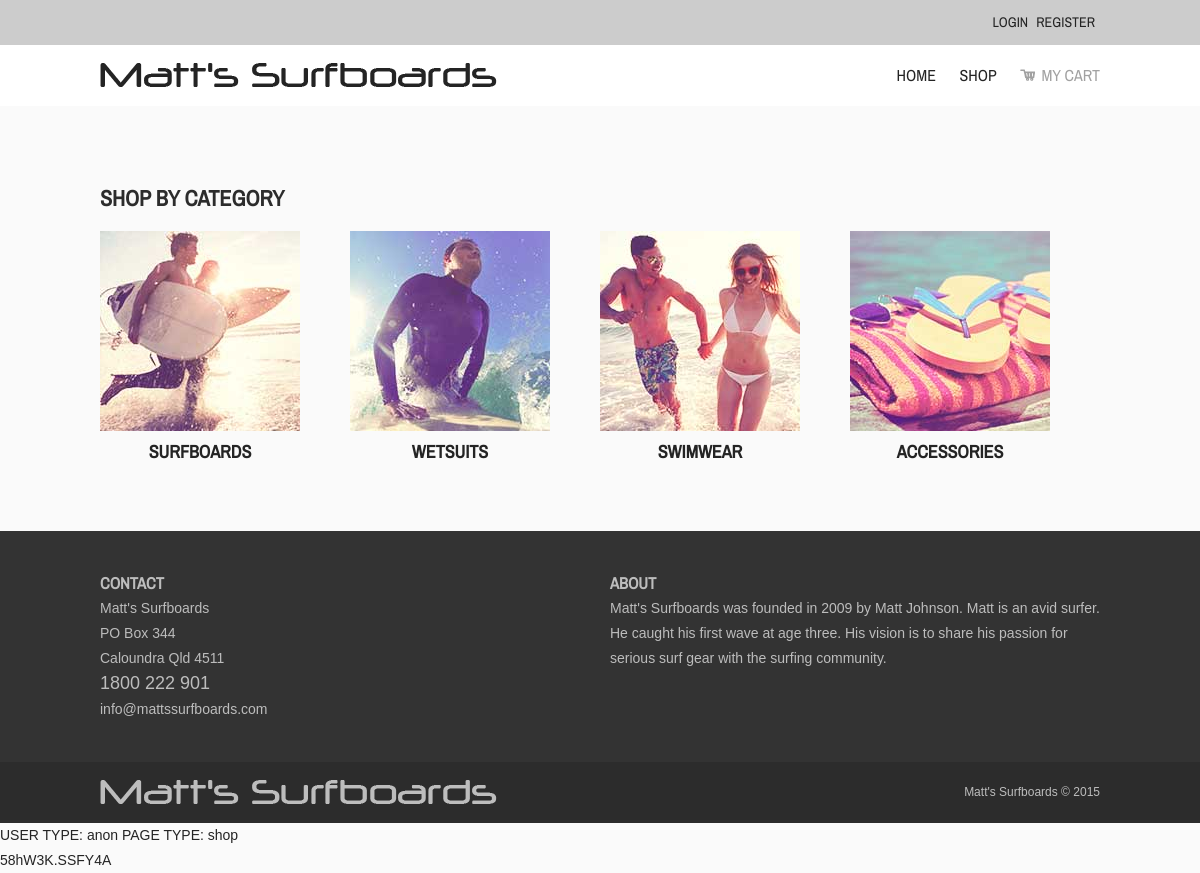
/index.php?pageid=shop, run on an earlier commit of the app's database.
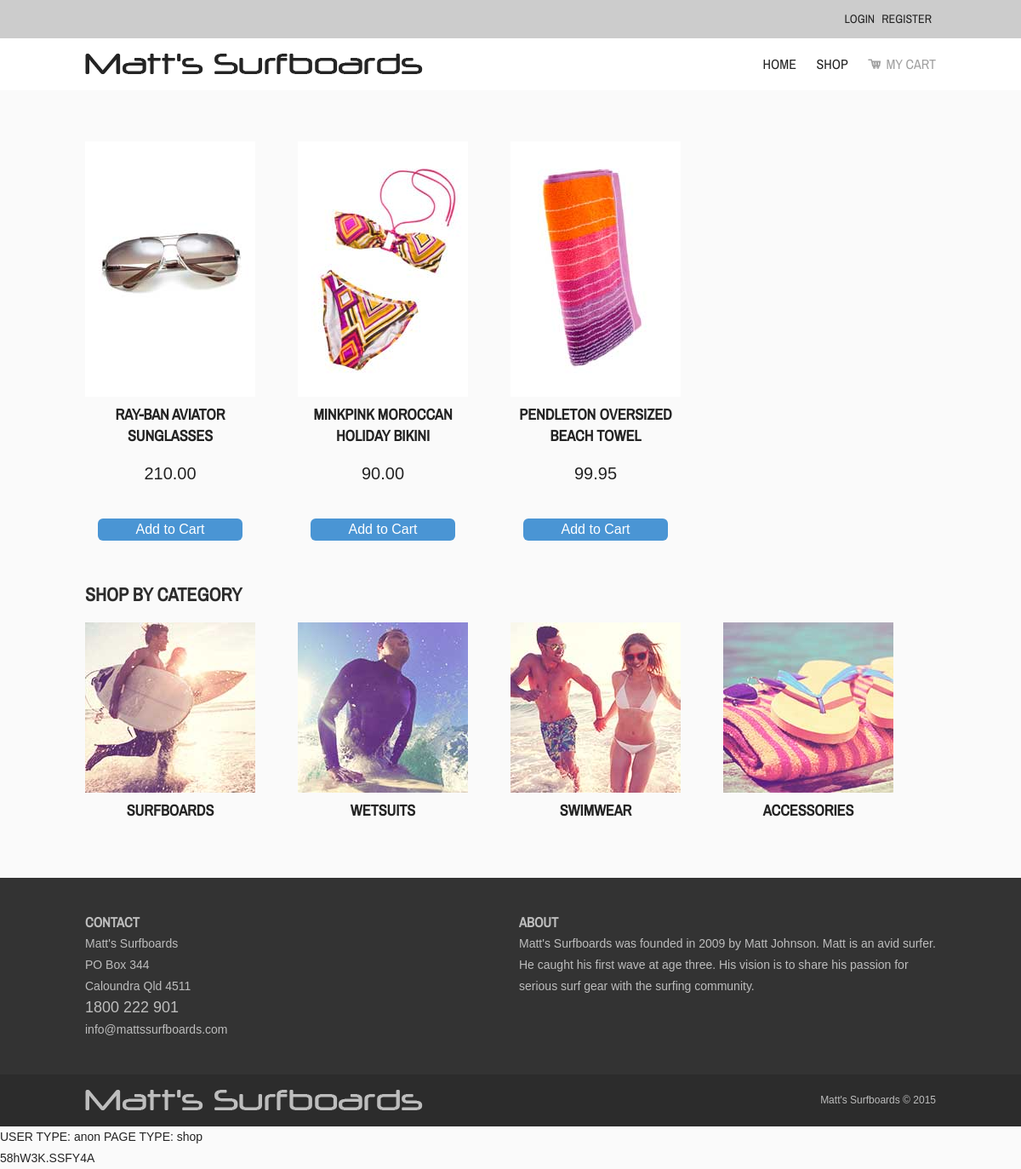
And on a later commit of the database.
### tables this page shows
CREATE TABLE `category` (
  `CategoryID` int(11) NOT NULL,
  `CategoryLabel` varchar(256) NOT NULL,
  `CategoryDesc` text NOT NULL,
  `CategoryImage` varchar(256) NOT NULL
);

CREATE TABLE `item` (
  `ItemID` int(11) NOT NULL,
  `ItemCategoryID` int(11) NOT NULL,
  `ItemName` varchar(256) NOT NULL,
  `ItemDesc` text NOT NULL,
  `ItemPrice` decimal(10,2) NOT NULL,
  `ItemImage` varchar(256) NOT NULL,
  `ItemLastUpdate` timestamp NOT NULL DEFAULT CURRENT_TIMESTAMP,
  `stock` int(11) NOT NULL
);

### lib/library.php (called while the page is built, shortened)
<?php
function do_sql($sql_string) {
    $connection = new PDO("mysql:host=127.0.0.1;dbname=surfboards", 'surfboarduser', 'surfboardpass');
    $connection->setAttribute(PDO::ATTR_ERRMODE, PDO::ERRMODE_EXCEPTION);
    try {
        $row_result = $connection->query($sql_string);
    } catch (PDOException $Exception) {
        echo $sql_string . '</br>';
        echo $Exception;
        exit();
    }
    return $row_result;
}
function sanatise_input($input_string) {
    $input_string = trim($input_string);
    $input_string = htmlspecialchars($input_string, ENT_IGNORE, 'utf-8');
    $input_string = strip_tags($input_string);
    $input_string = stripslashes($input_string);
    return $input_string;
}
function hash_pass($cleartext_pass, $crypted_pass) {
    $salt = 'The Quick Brown Fox Jumps Over The Lazy Dog';
    $hashsalt = md5($salt);
    if ($crypted_pass == false) {
        return $crypt_pass = crypt($cleartext_pass, $hashsalt);
    }
}
?>

### inc/categories.php (the view)
<section id="category">
    <h1>Shop by Category</h1>
    <?php
    $sql = "SELECT * FROM category WHERE CategoryID IN (SELECT ItemCategoryID FROM item)";
    $row_result = do_sql($sql);
    while ($row = $row_result->fetch(PDO::FETCH_ASSOC)) {
        ?>
        <div class="category">
            <div class="catImage">
                <p><a href="index.php?pageid=shop&catid=<?php echo $row['CategoryID'] . '"'; ?>><img src="images/<?php echo $row['CategoryImage']; ?>" alt="<?php echo $row['CategoryDesc']; ?>"></a></p>
            </div>
            <div class="catDetails">
                <h2><a href="index.php?pageid=shop&catid=<?php echo $row['CategoryID'] . '">' . $row['CategoryLabel']; ?></a></h2>
                       </div>
                       </div>
                       <?php
                   }
                   ?>
                   </section>

### inc/header.php (shortened to what this page needs)
<!DOCTYPE html>
<html lang="en">
    <head>
        <link rel="stylesheet" href="css/main.css">
    </head>
    <body>
        <header>
            <section id="top">
                <div class="container">
                    <?php if($user_type == 'anon') { ?>
                        <ul>
                            <li><a href="index.php?pageid=login">Login</a></li>
                            <li><a href="index.php?pageid=login">Register</a></li>
                        </ul>
                        <?php
                    }
                        ?>
                </div>
            </section>
        </header>
        <?php
        if ($user_type != 'admin') {
            ?>
            <nav>
                <div class="container">
                    <div class="left">
                        <p class="logo"><img src="images/logo.png" alt="logo"></p>
                    </div>
                    <div class="right">
                        <ul>
                            <li class="active"><a href="index.php?pageid=home">Home</a></li>
                            <li><a href="index.php?pageid=shop">Shop</a></li>
                            <?php
                            if (isset($_SESSION['cart_items'])) {
                                ?>
                                <li><img src="images/cart.png" alt="cart icon"><span class="icon"><a href="index.php?pageid=showcart">My Cart</a></span></li>
                                <?php
                            } else {
                                ?>
                                <li><img src="images/cart_disabled.png" alt="cart icon"><span class="icon_disabled">My Cart</span></li>
                                <?php
                            }
                            ?>
                        </ul>
                    </div>
                </div>
            </nav>
        <div class="container content">
            <?php
        }
        ?>

### index.php (shortened to what this page needs)
<?php
include('lib/library.php');
if (isset($_GET['pageid'])) {
    $page_id = sanatise_input($_GET['pageid']);
} else {
    $page_id = 'a case that should default in the right user type';
}
if (isset($_SESSION['user_type'])) {
    $user_type = $_SESSION['user_type'];
} else {
    $user_type = 'anon';
}
include('inc/header.php');
switch ($page_id) {
    case 'shop':
        include('inc/shop.php');
        include('inc/categories.php');
        break;
}
include('inc/footer.php');
?>

### inc/footer.php (shortened to what this page needs)
</div>
<footer>
    <section id="info">
        <div class="container">
            <div class="left">
                <h3>Contact</h3>
                <p>Matt's Surfboards<br />
                    PO Box 344<br />
                    Caloundra Qld 4511<br />
                    <span class="phone">1800 222 901</span><br />
                    <a href="mailto:info@mattssurfboards.com">info@mattssurfboards.com</a></p>
            </div>
            <div class="right">
                <h3>About</h3>
                <p>Matt's Surfboards was founded in 2009 by Matt Johnson. Matt is an avid surfer. He caught his first wave at age three. His vision is to share his passion for serious surf gear with the surfing community.</p>
            </div>
        </div>
    </section>
    <section id="copyright">
        <div class="container">
            <div class="left">
                <p class="logo"><img src="images/logoFooter.png" alt="logo"></p>
            </div>
            <div class="right">
                <p class="copyright">Matt's Surfboards &copy; 2015</p>
            </div>
        </div>
    </section>
</footer>
<?php echo ' USER TYPE: ' . $user_type;
echo ' PAGE TYPE: ' . $page_id;
echo "<br/>" . hash_pass('asdfasdf', false);
?>
</body>
</html>

### inc/shop.php (shortened to what this page needs)
<?php
if ($category_id) {
    $sql = 'SELECT * FROM item WHERE ItemCategoryID = ' . $category_id;
} else {
    $sql = 'SELECT * FROM item WHERE stock > 0 ORDER BY ItemLastUpdate DESC LIMIT 3';
}
$row_result = do_sql($sql);
while ($row = $row_result->fetch(PDO::FETCH_ASSOC)) {
    ?>
        <div class="items">
            <div class="itemsImage">
                <p><img src="images/<?php echo $row['ItemImage']; ?>" alt="<?php echo $row['ItemName']; ?>"></p>
            </div>
            <div class="itemsDetails">
                <h2><a href="index.php?pageid=item&itemid=<?php echo $row['ItemID']; ?>"><?php echo $row['ItemName']; ?></a></h2>
                <p class="itemPrice"><?php echo $row['ItemPrice']; ?></p>
                <form action="index.php?pageid=cartadd" method="POST">
                    <input type="submit" name="cart" value="Add to Cart" />
                </form>
            </div>
        </div>
<?php
}
?>

### css/main.css (style rules this page uses)
body, div, h1, h2, h3, h4, h5, h6, p, ul, ol, li, dl, dt, dd, img, form, fieldset, input, textarea, blockquote { margin:0; padding:0; }
body { font-family:Arial, sans-serif; font-weight:400; font-size:14px; line-height:25px; color:#242424; background-color: #fafafa; }
header, section, footer, aside, nav, article, figure { display: block; }
#top { font-family:'Archivo Narrow', sans-serif; text-transform:uppercase; text-align:right; padding:10px 0; padding:10px 0; background-color:#ccc; }
#top li { display: inline-block; padding-right: 5px; }
.logo { padding:18px 0 0 0; }
nav { font-family:'Archivo Narrow', sans-serif; text-transform:uppercase; font-size:16px; background-color:#ffffff; }
nav ul { list-style:none; text-align:right; padding:18px 0; }
nav ul li { display:inline; padding: 0 0 0 20px; }
.icon_disabled { color: #a1a1a1; margin:0 0 0 5px; }
#category { width:100%; margin:40px 0 0 0; clear:both; }
.category { width:200px; height:240px; float:left; text-align:center; margin:20px 50px 20px 0; }
.content { padding:40px 0; }
.itemPrice { font-size:20px; margin: 20px 0; }
.items { width:200px; height:500px; float:left; text-align:center; margin:20px 50px 20px 0; }
footer { color:#bdbdbd; }
#info { padding:40px 0; background-color:#333; overflow:hidden; }
#copyright { background-color:#2c2c2c; overflow:hidden; }
.copyright { text-align:right; font-size:12px; padding:18px 0; }
.phone { font-size:18px; }
h1, h2, h3 { font-family:'Archivo Narrow', sans-serif; text-transform:uppercase; }
h1 { font-size:22px; color:#2c2c2c; }
h2 { font-size:18px; color:#2c2c2c; }
a:link, a:visited { color:#242424; text-decoration:none; }
footer a:link, footer a:visited { color:#bdbdbd; text-decoration:none; }
img { border:0; }
input[type="submit"], .blue input[type="button"] { background-color:#4a95d4; border-radius:6px; color:#fff; font-size:16px; cursor:pointer; text-align:center; padding:4px; margin: 20px 0 20px 0; border:none; height:auto; width:170px; }
form { margin:15px 0 40px 0; }
input { width:300px; height:25px; margin:5px 0 5px 0; border:solid #ccc 1px; padding:4px; font-size:14px; }
.container { width:1000px; margin:auto; overflow:hidden; }
.left { float:left; width:49%; }
.right { float:right; width:49%; }

What changed in the data, as far as the page shows it:
now on this page (row edited): item: ItemImage (picture), ItemName "RAY-BAN AVIATOR SUNGLASSES", ItemPrice "210.00"
now on this page (row edited): item: ItemImage (picture), ItemName "MINKPINK MOROCCAN HOLIDAY BIKINI", ItemPrice "90.00"
now on this page (row edited): item: ItemImage (picture), ItemName "PENDLETON OVERSIZED BEACH TOWEL", ItemPrice "99.95"
